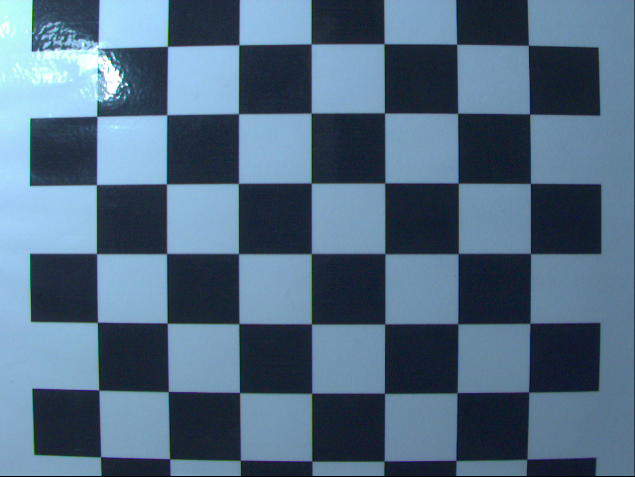
#> input picture calibration-images/chess-board-1.png, 1270 x 953 px (shown at 1/2 size); its folder holds 4 pictures in this run
$ python calibration.py
#> lines starting #> are read from the running program, lines starting #| are printed output that depends on the picture; after the words box and inside, x2 and y2 are one past the last pixel; in counts of white or black regions, pixels touching at a corner belong together
import numpy as np
import cv2 as cv
import glob

# Define chess board size
chessboard = (7, 7)

# termination criteria
criteria = (cv.TERM_CRITERIA_EPS + cv.TERM_CRITERIA_MAX_ITER, 30, 0.001)

# prepare object points, like (0,0,0), (1,0,0), (2,0,0) ....,(6,5,0)
object_point = np.zeros((chessboard[0]*chessboard[1], 3), np.float32)
object_point[:, :2] = np.mgrid[0:chessboard[0],
                               0:chessboard[1]].T.reshape(-1, 2)

# Arrays to store object points and image points from all the list_images.
object_points = []  # 3d point in real world space
image_points = []  # 2d points in image plane.

list_images = glob.glob('./calibration-images/*.png')
print("List Images : ")
print(list_images)

for img_filename in list_images:
    bgr_img = cv.imread(img_filename)
#> bgr_img is the input picture: shape (953, 1270, 3); mean B, G, R 129.5, 107, 81.4
    gray_img = cv.cvtColor(bgr_img, cv.COLOR_BGR2GRAY)
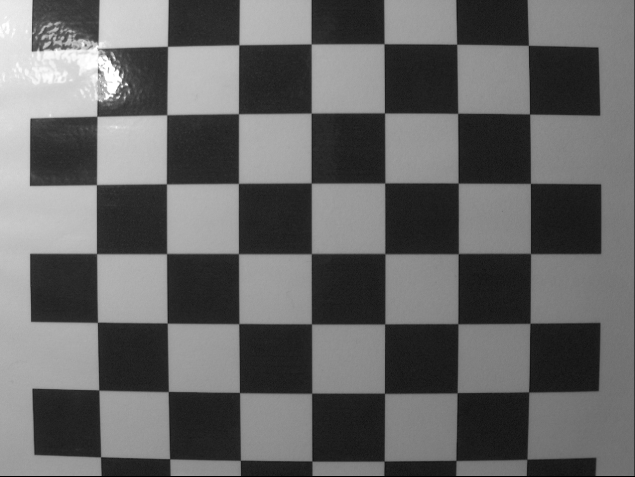
#> gray_img: shape (953, 1270) (shown at 1/2 size); min 0, max 255, mean 101.9

    # Find the chess board corners
    ret, corners = cv.findChessboardCorners(gray_img, chessboard, None)
#> ret = False; corners = None
    # ret, corners = cv.findChessboardCorners(gray_img, (8,8), None)

    # If found, add object points, image points (after refining them)
    if ret == True:
        object_points.append(object_point)

        corners = cv.cornerSubPix(
            gray_img, corners, (11, 11), (-1, -1), criteria)
        image_points.append(corners)

        # Draw and display the corners
        bgr_img = cv.drawChessboardCorners(bgr_img, chessboard, corners, ret)
        cv.imshow('Image', bgr_img)
        cv.waitKey(500)
#> pass 2 of the loop `for img_filename in list_images:`:
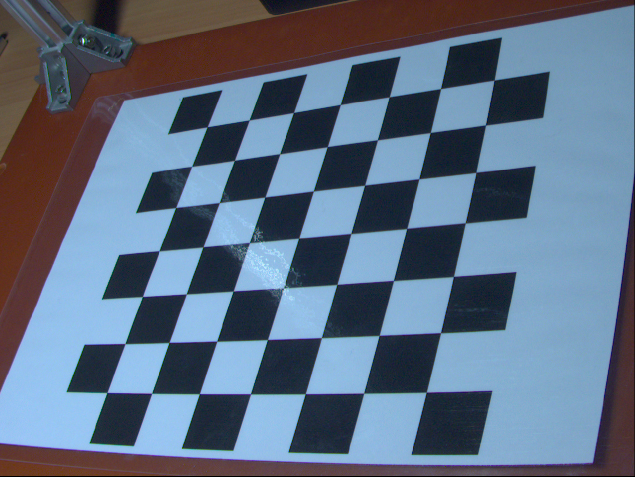
#> input picture calibration-images/chess-board-10.png, 1270 x 953 px (shown at 1/2 size)
#> bgr_img is the input picture: shape (953, 1270, 3); mean B, G, R 130.8, 110.1, 93.3
#> `gray_img = cv.cvtColor(bgr_img, cv.COLOR_BGR2GRAY)`:
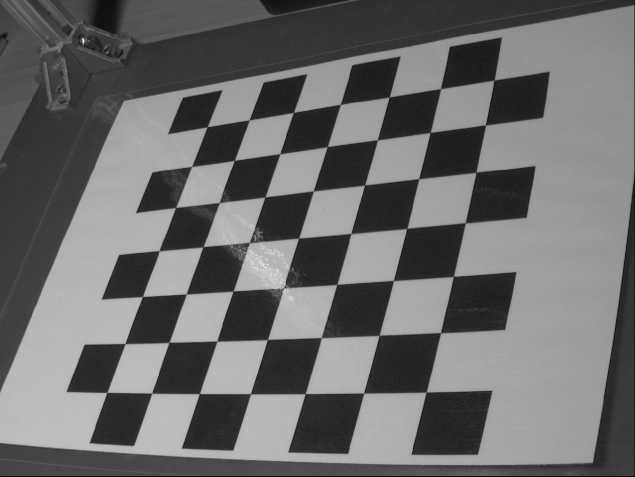
#> gray_img: shape (953, 1270) (shown at 1/2 size); min 0, max 255, mean 107.4
#> `ret, corners = cv.findChessboardCorners(gray_img, chessboard, None)`: ret = True; corners = 49 rows, first 8: [989.1, 161.2], [971.8, 250.2], [952.5, 345], [930.5, 447.5], [907.5, 553.7], [882.2, 665], [853.2, 785.2], [881.4, 177.9]
#> `corners = cv.cornerSubPix( gray_img, corners, (11, 11), (-1, -1), crit..`: corners = 49 rows, first 8: [988.6, 160.8], [971.4, 250.5], [952.4, 344.9], [931, 446.3], [907.3, 553.4], [881.5, 665.9], [852.9, 784.7], [881.6, 177.8]
#> `bgr_img = cv.drawChessboardCorners(bgr_img, chessboard, corners, ret)`:
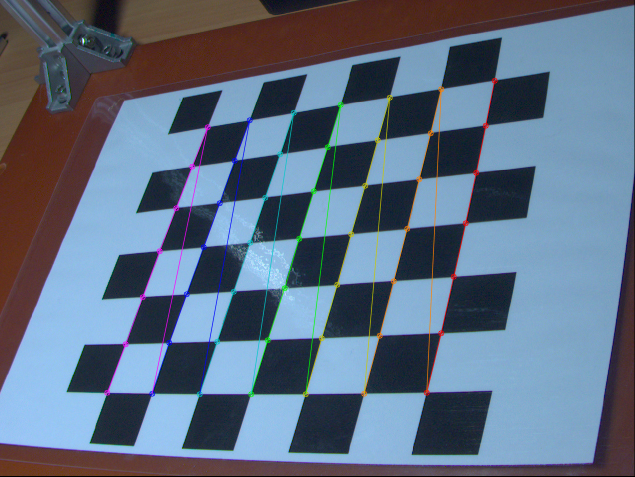
#> bgr_img: shape (953, 1270, 3) (shown at 1/2 size); 2.19% of pixels changed, all inside (x1, y1, x2, y2) = (208, 155, 996, 795)
#> pass 3 of the loop `for img_filename in list_images:`:
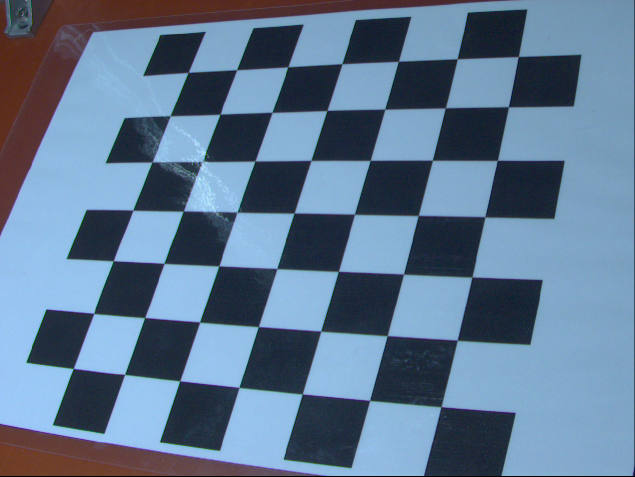
#> input picture calibration-images/chess-board-2.png, 1270 x 953 px (shown at 1/2 size)
#> bgr_img is the input picture: shape (953, 1270, 3); mean B, G, R 145, 119.5, 95.1
#> `gray_img = cv.cvtColor(bgr_img, cv.COLOR_BGR2GRAY)`:
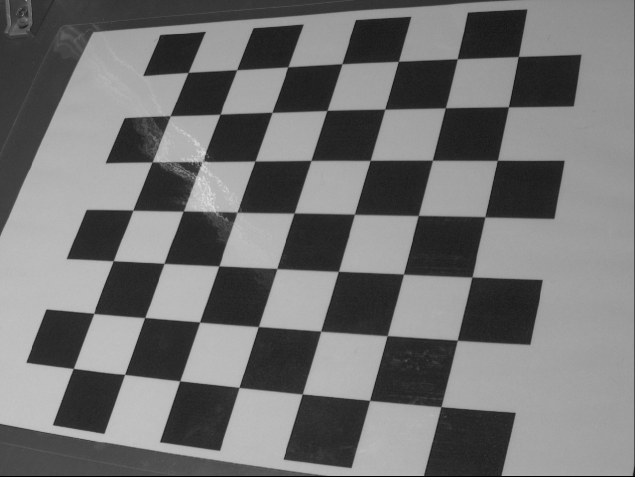
#> gray_img: shape (953, 1270) (shown at 1/2 size); min 0, max 231, mean 115.1
#> `ret, corners = cv.findChessboardCorners(gray_img, chessboard, None)`: corners = 49 rows, first 8: [1037.5, 114.2], [1017.9, 213.7], [995.9, 322.4], [971.5, 432.5], [945.4, 555.4], [914.5, 681], [880, 812], [914.1, 119.3]
#> `corners = cv.cornerSubPix( gray_img, corners, (11, 11), (-1, -1), crit..`: corners = 49 rows, first 8: [1037.1, 113.5], [1017.3, 214.1], [995.1, 321.3], [970.3, 434.1], [944.4, 554.5], [915, 680.8], [882.4, 813.9], [914.9, 118.2]
#> `bgr_img = cv.drawChessboardCorners(bgr_img, chessboard, corners, ret)`:
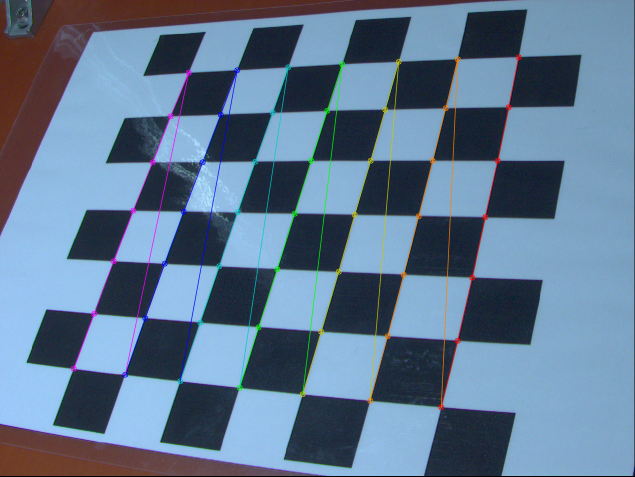
#> bgr_img: shape (953, 1270, 3) (shown at 1/2 size); 2.42% of pixels changed, all inside (x1, y1, x2, y2) = (141, 108, 1044, 821)
#> the loop made 4 passes; the first 3 are shown

if len(list_images) == 0:
    print("Calibration fail, unable to open calibration images !")
else:
    ret, mtx, dist, rvecs, tvecs = cv.calibrateCamera(
        object_points, image_points, gray_img.shape[::-1], None, None)

    # Save Camera Matrix
    np.save("mtx", mtx)
    # Save Distortion Coeficient
    np.save("dist", dist)

    cv.destroyAllWindows()
    print("Calibration successful")
